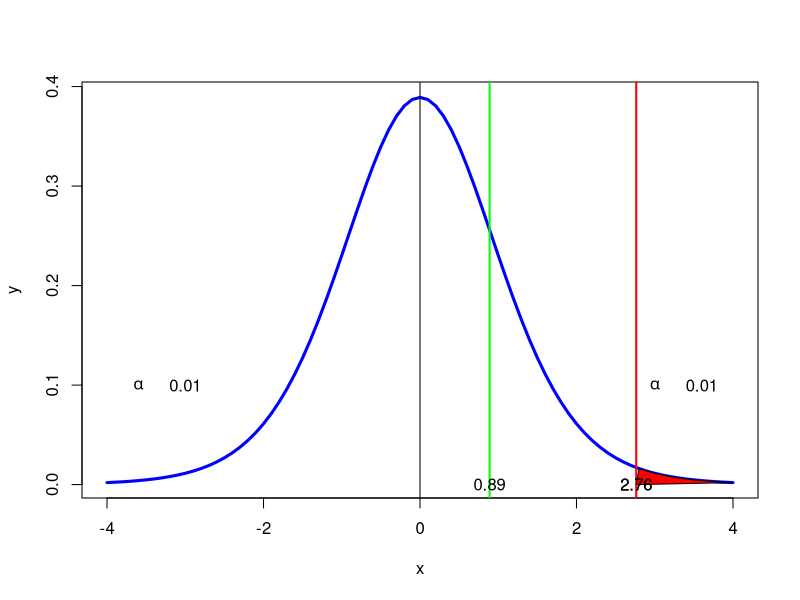

R code for this plot:
#page no 425-426
library(ggplot2)
s1=1.5
n1=11
xbar1=4
s2=1
n2=9
xbar2=3.5
diffmu=0
num3=round((xbar1-xbar2)-diffmu,3)
term1=round((s1^2)/n1,3)
term2=round((s2^2)/n2,3)
deno3=round(sqrt(term1+term2),3)
t_stat=num3/deno3
alpha=.01
df=10
t_c_right=qt(1-alpha,df=df)
p_value=1-pt(t_stat,df=df)
print(paste(" critical value= ",round(t_c_right,3)))
print(paste("g. t-static =",round(t_stat,2)))
if(t_stat >= t_c_right)
{
  print(paste("right tail : Reject H0"))
}else
{
  print(paste("right tail :Accept H0"))
}
dfs <- df
x <- seq(-4,4,0.1)
y <- dt(x,dfs)
t.val <- qt(1-alpha,df=dfs)
plot(x,y,type='l',lwd=3,col='blue',xlab='x')
abline(v=0)
abline(v=t.val,lwd=2,col='red')
abline(v=t_stat,lwd=2,col='green')
polygon(c(x[x>=abs(t_c_right)],abs(t_c_right) ),c(y[x>=abs(t_c_right)],0),col="red")
#polygon(c(x[x<=t_c_left],t_c_left ),c(y[x<=t_c_left],0),col="red")
text(t_c_right,0,round(t_c_right,2))
text(t_stat,0,round(t_stat,2))
text(abs(t_c_right),0,round(abs(t_c_right),2))
text(3.0,0.1,expression(alpha))
text(3.6,0.1,alpha)
text(-3.6,0.1,expression(alpha))
text(-3.0,0.1,alpha)
